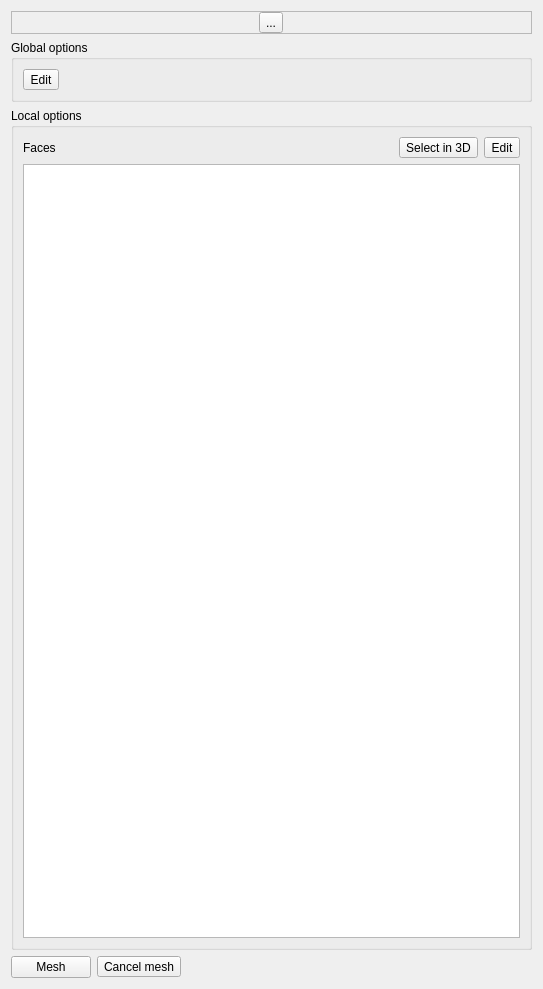
<?xml version="1.0" encoding="UTF-8"?>
<ui version="4.0">
 <class>VesselMeshingWidget</class>
 <widget class="QWidget" name="VesselMeshingWidget">
  <property name="geometry">
   <rect>
    <x>0</x>
    <y>0</y>
    <width>543</width>
    <height>989</height>
   </rect>
  </property>
  <property name="windowTitle">
   <string>Form</string>
  </property>
  <layout class="QVBoxLayout" name="verticalLayout_5">
   <item>
    <widget class="QFrame" name="solidNameFrame">
     <property name="frameShape">
      <enum>QFrame::StyledPanel</enum>
     </property>
     <property name="frameShadow">
      <enum>QFrame::Raised</enum>
     </property>
     <layout class="QHBoxLayout" name="horizontalLayout_5">
      <property name="leftMargin">
       <number>0</number>
      </property>
      <property name="topMargin">
       <number>0</number>
      </property>
      <property name="rightMargin">
       <number>0</number>
      </property>
      <property name="bottomMargin">
       <number>0</number>
      </property>
      <item>
       <widget class="QToolButton" name="showMeshInformation">
        <property name="toolTip">
         <string>Show mesh statistics</string>
        </property>
        <property name="text">
         <string>...</string>
        </property>
        <property name="icon">
         <iconset resource="../../resources/VesselMeshing.qrc">
          <normaloff>:/icons/info.png</normaloff>:/icons/info.png</iconset>
        </property>
        <property name="iconSize">
         <size>
          <width>24</width>
          <height>24</height>
         </size>
        </property>
       </widget>
      </item>
     </layout>
    </widget>
   </item>
   <item>
    <widget class="QGroupBox" name="globalOptionsGroup">
     <property name="title">
      <string>Global options</string>
     </property>
     <layout class="QVBoxLayout" name="verticalLayout_4">
      <item>
       <layout class="QHBoxLayout" name="horizontalLayout">
        <item>
         <widget class="QToolButton" name="editGlobalOptionsButton">
          <property name="toolTip">
           <string>Edit global meshing parameters</string>
          </property>
          <property name="text">
           <string>Edit</string>
          </property>
         </widget>
        </item>
        <item>
         <spacer name="horizontalSpacer_2">
          <property name="orientation">
           <enum>Qt::Horizontal</enum>
          </property>
          <property name="sizeHint" stdset="0">
           <size>
            <width>40</width>
            <height>20</height>
           </size>
          </property>
         </spacer>
        </item>
       </layout>
      </item>
     </layout>
    </widget>
   </item>
   <item>
    <widget class="QGroupBox" name="localOptionsGroup">
     <property name="toolTip">
      <string>Select the faces to edit local meshing parameters</string>
     </property>
     <property name="title">
      <string>Local options</string>
     </property>
     <layout class="QVBoxLayout" name="verticalLayout_2">
      <item>
       <layout class="QHBoxLayout" name="horizontalLayout_2">
        <item>
         <widget class="QLabel" name="label_3">
          <property name="text">
           <string>Faces</string>
          </property>
         </widget>
        </item>
        <item>
         <spacer name="horizontalSpacer">
          <property name="orientation">
           <enum>Qt::Horizontal</enum>
          </property>
          <property name="sizeHint" stdset="0">
           <size>
            <width>40</width>
            <height>20</height>
           </size>
          </property>
         </spacer>
        </item>
        <item>
         <widget class="QToolButton" name="selectFacesButton">
          <property name="toolTip">
           <string>Select the faces to apply the local meshing parameters to</string>
          </property>
          <property name="text">
           <string>Select in 3D</string>
          </property>
          <property name="checkable">
           <bool>true</bool>
          </property>
         </widget>
        </item>
        <item>
         <widget class="QToolButton" name="editLocalOptionsButton">
          <property name="toolTip">
           <string>Edit local meshing parameters for selected faces</string>
          </property>
          <property name="text">
           <string>Edit</string>
          </property>
         </widget>
        </item>
       </layout>
      </item>
      <item>
       <widget class="QTableView" name="faceSettingsTable">
        <property name="editTriggers">
         <set>QAbstractItemView::NoEditTriggers</set>
        </property>
        <property name="alternatingRowColors">
         <bool>true</bool>
        </property>
        <property name="selectionBehavior">
         <enum>QAbstractItemView::SelectRows</enum>
        </property>
        <attribute name="horizontalHeaderStretchLastSection">
         <bool>true</bool>
        </attribute>
        <attribute name="verticalHeaderVisible">
         <bool>false</bool>
        </attribute>
       </widget>
      </item>
     </layout>
    </widget>
   </item>
   <item>
    <layout class="QHBoxLayout" name="horizontalLayout_4">
     <item>
      <widget class="QPushButton" name="meshButton">
       <property name="toolTip">
        <string>Create the mesh</string>
       </property>
       <property name="text">
        <string>Mesh</string>
       </property>
       <property name="icon">
        <iconset resource="../../resources/VesselMeshing.qrc">
         <normaloff>:/icons/DataManagerIcon_Mesh.png</normaloff>:/icons/DataManagerIcon_Mesh.png</iconset>
       </property>
       <property name="iconSize">
        <size>
         <width>24</width>
         <height>24</height>
        </size>
       </property>
      </widget>
     </item>
     <item>
      <widget class="QToolButton" name="cancelMeshButton">
       <property name="toolTip">
        <string>Cancel the current mesh operation</string>
       </property>
       <property name="text">
        <string>Cancel mesh</string>
       </property>
       <property name="icon">
        <iconset resource="../../resources/VesselMeshing.qrc">
         <normaloff>:/icons/stop.png</normaloff>:/icons/stop.png</iconset>
       </property>
      </widget>
     </item>
     <item>
      <spacer name="horizontalSpacer_3">
       <property name="orientation">
        <enum>Qt::Horizontal</enum>
       </property>
       <property name="sizeHint" stdset="0">
        <size>
         <width>40</width>
         <height>20</height>
        </size>
       </property>
      </spacer>
     </item>
    </layout>
   </item>
  </layout>
 </widget>
 <tabstops>
  <tabstop>showMeshInformation</tabstop>
  <tabstop>selectFacesButton</tabstop>
  <tabstop>editLocalOptionsButton</tabstop>
  <tabstop>faceSettingsTable</tabstop>
  <tabstop>meshButton</tabstop>
  <tabstop>cancelMeshButton</tabstop>
 </tabstops>
 <resources>
  <include location="../../resources/VesselMeshing.qrc"/>
 </resources>
 <connections/>
</ui>
